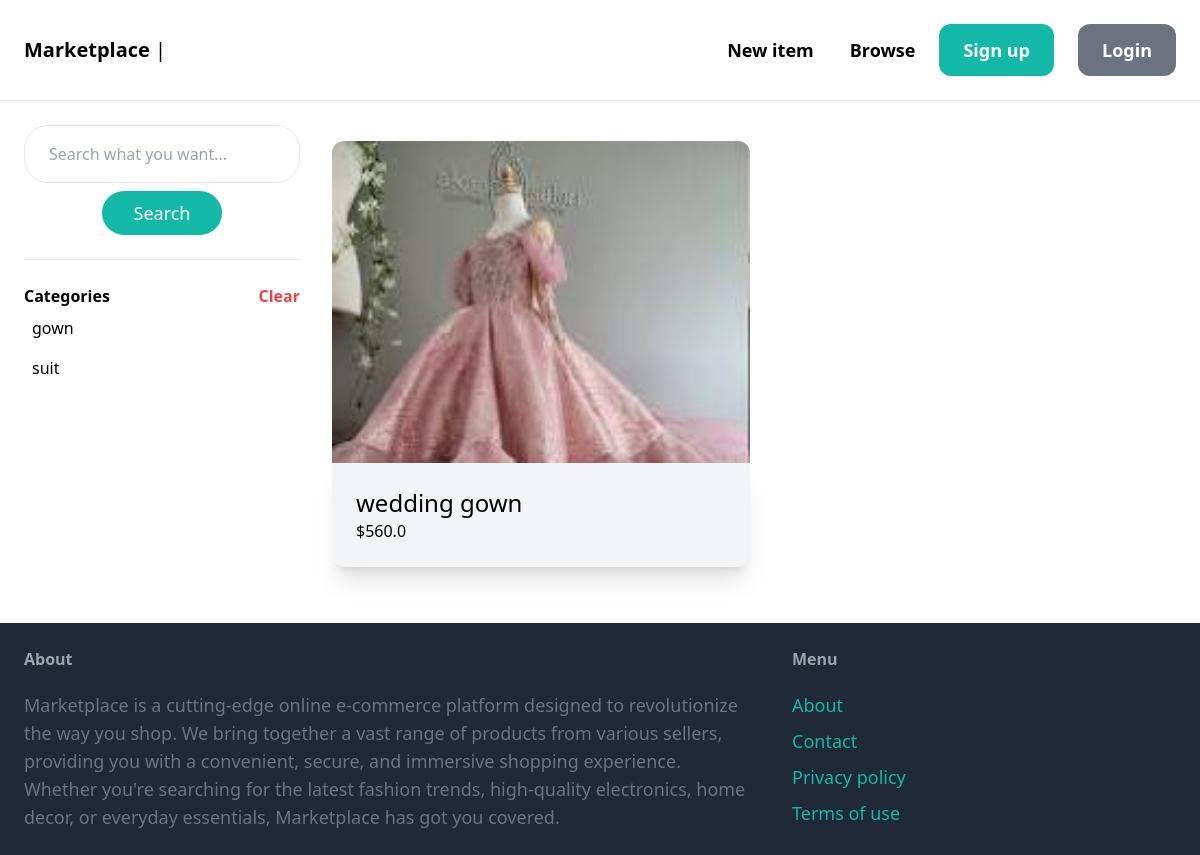
The app's page /items/ with its own data.
### item/models.py (models this page shows, shortened)
class Category(models.Model):
    name=models.CharField(max_length=255, unique=True)
    class Meta:
        ordering = ('name',)
        verbose_name_plural = 'Categories'

class Item(models.Model):
    category = models.ForeignKey(Category, related_name='items', on_delete=models.CASCADE)
    name = models.CharField(max_length=255)
    description = models.TextField(blank=True,null=True)
    size = models.CharField(max_length=100,blank=True,null=True)
    color = models.CharField(max_length=100,blank=True,null=True)
    gender = models.CharField(max_length=100,blank=True,null=True)
    price=models.FloatField(default=0.0)
    image = models.ImageField(upload_to='item_images', blank=True, null=True)
    is_sold = models.BooleanField(default=False)
    created_by = models.ForeignKey(User, on_delete=models.CASCADE, related_name='items')
    created_at=models.DateTimeField(auto_now_add=True)

### item/views.py (the view)
# urls.py: path('items/', include('item.urls')),
def items(request):
    query = request.GET.get('query','')
    items = Item.objects.filter(is_sold=False)
    categories = Category.objects.all()
    category_id = request.GET.get('category',0)
    if category_id:
        items = items.filter(category_id=category_id)
    if query:
        items = items.filter(Q(name__icontains=query)|
                             Q(description__icontains=query))
    return render(request, 'item/items.html',{
        'items':items,
        'query':query,
        'categories':categories,
        'category_id':int(category_id),
    })

### item/templates/item/items.html (shortened to what this page needs)
{% extends 'core/base.html' %}
{% block content %}
    <div class="pb-6 sm:grid grid-cols-4 gap-4">
        <div class="col-span1">
            <form class="flex items-center flex-col" action="{% url 'item:items' %}" method="get">
                <input type="text" name="query" class="w-full py-4 px-6 border  rounded-3xl" value="{{query}}" required placeholder="Search what you want...">
                <button class="mt-2 py-2 px-8 text-lg bg-teal-500 text-white rounded-3xl ">Search</button>
            </form>
            <hr class="my-6">
            <div class="hidden sm:block">
                <p class="font-semibold relative w-full dark:text-white">Categories
                    <a href="{% url 'item:items' %}" class="absolute right-0 text-red-500">Clear</a>
                </p>
                <ul>
                    {% for category in categories %}
                        <li class="py-2 px-2 dark:text-white rounded-xl {% if category.id == category_id %} bg-gray-500 text-white {% endif %}">
                            <a href="{% url 'item:items' %}?query={{ query }}&category={{ category.id }}" >{{category.name}}</a>
                        </li>
                    {% endfor %}
                </ul>
            </div>
        </div>
        <div class="sm:col-span-3">
                {% if items %}
                <div class="row ">
                {% for item in items %}
                    <div class="column m-2  ">
                        <a href="{% url 'item:detail' item.id %}" class="">
                            <div class="    ">
                                <img src="{{ item.image.url }}" class="w-full rounded-t-xl dark:brightness-50   hover:drop-shadow-xl" alt="">
                            </div>
                            <div class="p-6 bg-gray-100 dark:text-white dark:bg-gray-800  rounded-b-xl shadow-xl hover:shadow-2xl">
                                <h2 class="sm:text-2xl text-lg break-words">{{ item.name }}</h2>
                                <p class="light:text-gray-700">${{item.price}}</p>
                            </div>
                        </a>
                    </div>
                {% endfor %}
            </div>
                {% else %}
                <div class="w-full col-span-3 p-12 flex justify-center bg-gray-200 rounded-xl">
                <h1 class="text-2xl font-normal">No items found!</h1>
                </div>
                {% endif %}
        </div>
    </div>
{% endblock content %}

### item/templates/item/items.html (style rules this page uses)
.row { display: flex; flex-wrap: wrap; padding: 0 4px; }
.column { flex: 25%; max-width: 50%; padding: 0 4px; height: fit-content; }
.column img { margin-top: 8px; vertical-align: middle; width: 100%; transition: .5s ease-in-out; }

### records on screen
Category: name "gown"
Category: name "suit"
Item: image (picture), name "wedding gown", price "560.0"
